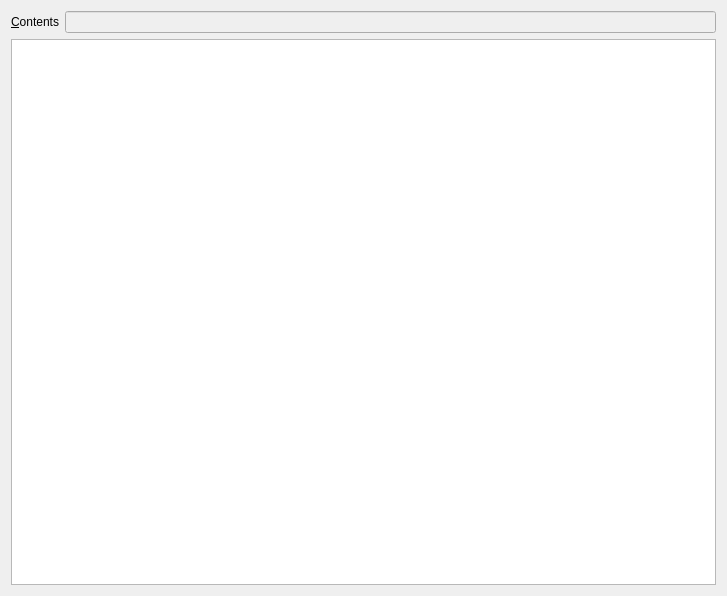
<?xml version="1.0" encoding="UTF-8"?>
<ui version="4.0">
 <class>Sheet</class>
 <widget class="QWidget" name="Sheet">
  <property name="geometry">
   <rect>
    <x>0</x>
    <y>0</y>
    <width>727</width>
    <height>596</height>
   </rect>
  </property>
  <property name="windowTitle">
   <string>Form</string>
  </property>
  <layout class="QVBoxLayout" name="verticalLayout">
   <item>
    <layout class="QHBoxLayout" name="horizontalLayout">
     <item>
      <widget class="QLabel" name="label">
       <property name="text">
        <string>&amp;Contents</string>
       </property>
       <property name="buddy">
        <cstring>cellContent</cstring>
       </property>
      </widget>
     </item>
     <item>
      <widget class="SpreadsheetGui::LineEdit" name="cellContent">
       <property name="enabled">
        <bool>false</bool>
       </property>
      </widget>
     </item>
    </layout>
   </item>
   <item>
    <widget class="SpreadsheetGui::SheetTableView" name="cells"/>
   </item>
  </layout>
 </widget>
 <customwidgets>
  <customwidget>
   <class>SpreadsheetGui::SheetTableView</class>
   <extends>QTableView</extends>
   <header>SheetTableView.h</header>
  </customwidget>
  <customwidget>
   <class>SpreadsheetGui::LineEdit</class>
   <extends>QLineEdit</extends>
   <header>SpreadsheetView.h</header>
  </customwidget>
 </customwidgets>
 <tabstops>
  <tabstop>cells</tabstop>
  <tabstop>cellContent</tabstop>
 </tabstops>
 <resources/>
 <connections/>
</ui>
